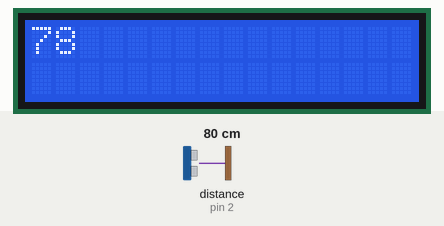
Simulated run of this sketch. Board: Arduino Uno, built with avr-gcc and run on an emulated ATmega328P. On the bench: 16×2 character LCD. Wiring (inferred from the names in the program): ultrasonic range finder: trigger pin 4; echo pin 2. The test bench sets the inputs (shaded band); at power-on: distance to the obstacle (sensor on pin 2) 80 cm. The echo pulse lasts 58.3 µs per cm; what the sketch prints to the serial monitor is not drawn.

Above: at 0.2 s.
1.3 s: distance to the obstacle (sensor on pin 2) set to 2 cm
At 3.2 s:
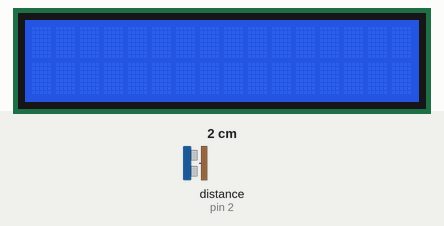
3.8 s: distance to the obstacle (sensor on pin 2) set to 4 cm
At 5.0 s:
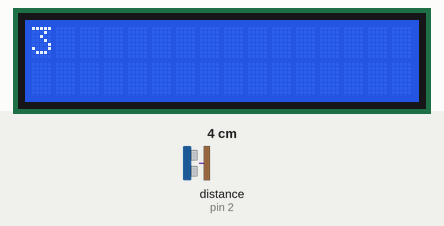
6.1 s: distance to the obstacle (sensor on pin 2) set to 9 cm
At 7.2 s:
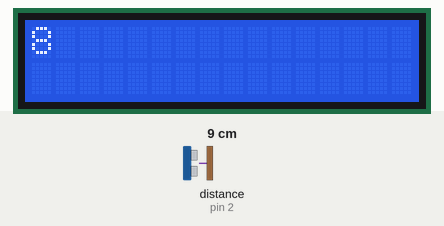
Timing chart, 0 to 9.1 s (numbered marks = the images above; inputs shaded):
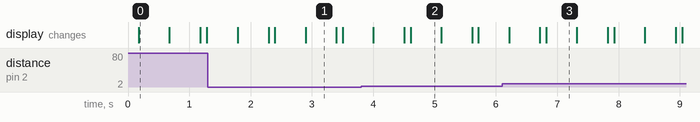

Measured:
- what the display in image 0 shows lasts 0.5 s, from 0.2 s to 0.7 s

The sketch:

prueba_display_y_us.ino
```cpp
#include <Wire.h>
#include <LiquidCrystal_I2C.h>

//Crear el objeto lcd  dirección  0x3F y 16 columnas x 2 filas
LiquidCrystal_I2C lcd(0x27,16,2);  //

const int Trigger = 4;   //Pin digital 2 para el Trigger del sensor
const int Echo = 2;   //Pin digital 3 para el Echo del sensor

void setup() {
  Serial.begin(9600);//iniciailzamos la comunicación
  pinMode(Trigger, OUTPUT); //pin como salida
  pinMode(Echo, INPUT);  //pin como entrada
  digitalWrite(Trigger, LOW);//Inicializamos el pin con 0

  lcd.init();
  lcd.clear();
 // lcd.cursor(0,0);
  //Encender la luz de fondo.
  lcd.backlight();

  // Escribimos el Mensaje en el LCD.
  //lcd.print("Hola Mundo");
}

void loop()
{

  long t; //timepo que demora en llegar el eco
  long d; //distancia en centimetros

  digitalWrite(Trigger, HIGH);
  delayMicroseconds(10);          //Enviamos un pulso de 10us
  digitalWrite(Trigger, LOW);

  t = pulseIn(Echo, HIGH); //obtenemos el ancho del pulso
  d = t/59;             //escalamos el tiempo a una distancia en cm

  Serial.print("Distancia: ");
  Serial.print(d);      //Enviamos serialmente el valor de la distancia
  Serial.print("cm");
  Serial.println();
  delay(100);          //Hacemos una pausa de 100ms

    int i;
    lcd.print(d);
  lcd.display();
    delay(500);
  lcd.noDisplay();
    delay(500);
  lcd.clear();

}
```
